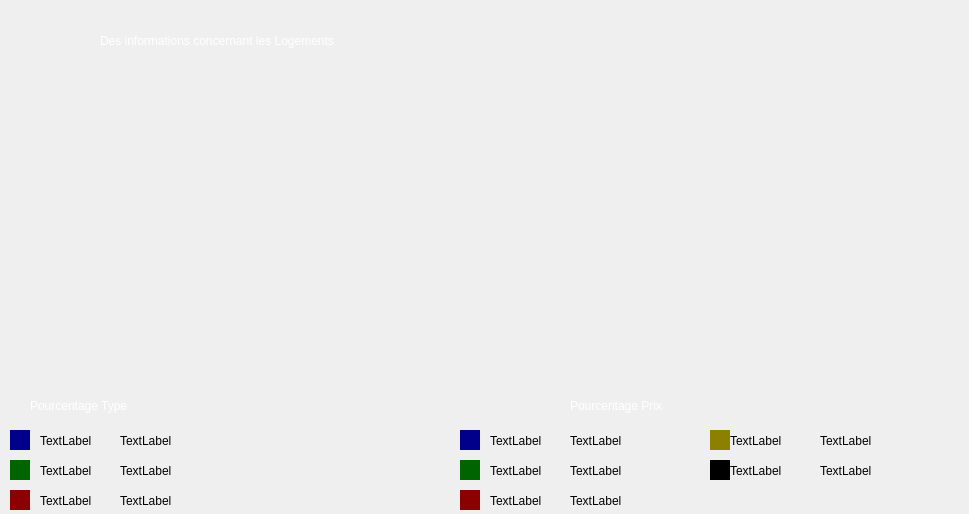
<?xml version="1.0" encoding="UTF-8"?>
<ui version="4.0">
 <class>statistique</class>
 <widget class="QDialog" name="statistique">
  <property name="geometry">
   <rect>
    <x>0</x>
    <y>0</y>
    <width>969</width>
    <height>514</height>
   </rect>
  </property>
  <property name="windowTitle">
   <string>Dialog</string>
  </property>
  <widget class="QLabel" name="label">
   <property name="geometry">
    <rect>
     <x>570</x>
     <y>390</y>
     <width>171</width>
     <height>31</height>
    </rect>
   </property>
   <property name="styleSheet">
    <string notr="true">color: rgb(255, 255, 255);

font: italic 16pt &quot;Segoe UI&quot;;</string>
   </property>
   <property name="text">
    <string>Pourcentage Prix</string>
   </property>
  </widget>
  <widget class="QWidget" name="widget_2" native="true">
   <property name="geometry">
    <rect>
     <x>460</x>
     <y>430</y>
     <width>20</width>
     <height>20</height>
    </rect>
   </property>
   <property name="styleSheet">
    <string notr="true">background-color: #00008B;</string>
   </property>
  </widget>
  <widget class="QLabel" name="label_8">
   <property name="geometry">
    <rect>
     <x>100</x>
     <y>10</y>
     <width>761</width>
     <height>61</height>
    </rect>
   </property>
   <property name="styleSheet">
    <string notr="true">font: italic 30pt &quot;Segoe UI&quot;;
color: rgb(255, 255, 255);</string>
   </property>
   <property name="text">
    <string>Des informations concernant les Logements</string>
   </property>
  </widget>
  <widget class="QWidget" name="widget_4" native="true">
   <property name="geometry">
    <rect>
     <x>460</x>
     <y>460</y>
     <width>20</width>
     <height>20</height>
    </rect>
   </property>
   <property name="styleSheet">
    <string notr="true">background-color: 	#006400;</string>
   </property>
  </widget>
  <widget class="QLabel" name="label_2">
   <property name="geometry">
    <rect>
     <x>570</x>
     <y>430</y>
     <width>171</width>
     <height>21</height>
    </rect>
   </property>
   <property name="styleSheet">
    <string notr="true">font: italic 10pt &quot;Segoe UI&quot;;</string>
   </property>
   <property name="text">
    <string>TextLabel</string>
   </property>
  </widget>
  <widget class="QLabel" name="label_4">
   <property name="geometry">
    <rect>
     <x>570</x>
     <y>460</y>
     <width>171</width>
     <height>21</height>
    </rect>
   </property>
   <property name="styleSheet">
    <string notr="true">font: italic 10pt &quot;Segoe UI&quot;;</string>
   </property>
   <property name="text">
    <string>TextLabel</string>
   </property>
  </widget>
  <widget class="QLabel" name="label_3">
   <property name="geometry">
    <rect>
     <x>490</x>
     <y>430</y>
     <width>81</width>
     <height>21</height>
    </rect>
   </property>
   <property name="styleSheet">
    <string notr="true">font: italic 14pt &quot;Segoe UI&quot;;</string>
   </property>
   <property name="text">
    <string>TextLabel</string>
   </property>
  </widget>
  <widget class="QLabel" name="label_6">
   <property name="geometry">
    <rect>
     <x>490</x>
     <y>460</y>
     <width>91</width>
     <height>21</height>
    </rect>
   </property>
   <property name="styleSheet">
    <string notr="true">font: italic 14pt &quot;Segoe UI&quot;;</string>
   </property>
   <property name="text">
    <string>TextLabel</string>
   </property>
  </widget>
  <widget class="QWidget" name="widget_5" native="true">
   <property name="geometry">
    <rect>
     <x>460</x>
     <y>490</y>
     <width>20</width>
     <height>20</height>
    </rect>
   </property>
   <property name="styleSheet">
    <string notr="true">
background-color: #8B0000;</string>
   </property>
  </widget>
  <widget class="QWidget" name="widget_6" native="true">
   <property name="geometry">
    <rect>
     <x>710</x>
     <y>430</y>
     <width>20</width>
     <height>20</height>
    </rect>
   </property>
   <property name="styleSheet">
    <string notr="true">
background-color: #8B8000;</string>
   </property>
  </widget>
  <widget class="QWidget" name="widget_7" native="true">
   <property name="geometry">
    <rect>
     <x>710</x>
     <y>460</y>
     <width>20</width>
     <height>20</height>
    </rect>
   </property>
   <property name="styleSheet">
    <string notr="true">
background-color: #000000;</string>
   </property>
  </widget>
  <widget class="QLabel" name="label_7">
   <property name="geometry">
    <rect>
     <x>490</x>
     <y>490</y>
     <width>91</width>
     <height>21</height>
    </rect>
   </property>
   <property name="styleSheet">
    <string notr="true">font: italic 14pt &quot;Segoe UI&quot;;</string>
   </property>
   <property name="text">
    <string>TextLabel</string>
   </property>
  </widget>
  <widget class="QLabel" name="label_9">
   <property name="geometry">
    <rect>
     <x>730</x>
     <y>430</y>
     <width>91</width>
     <height>21</height>
    </rect>
   </property>
   <property name="styleSheet">
    <string notr="true">font: italic 14pt &quot;Segoe UI&quot;;</string>
   </property>
   <property name="text">
    <string>TextLabel</string>
   </property>
  </widget>
  <widget class="QLabel" name="label_10">
   <property name="geometry">
    <rect>
     <x>730</x>
     <y>460</y>
     <width>91</width>
     <height>21</height>
    </rect>
   </property>
   <property name="styleSheet">
    <string notr="true">font: italic 14pt &quot;Segoe UI&quot;;</string>
   </property>
   <property name="text">
    <string>TextLabel</string>
   </property>
  </widget>
  <widget class="QLabel" name="label_5">
   <property name="geometry">
    <rect>
     <x>570</x>
     <y>490</y>
     <width>171</width>
     <height>21</height>
    </rect>
   </property>
   <property name="styleSheet">
    <string notr="true">font: italic 10pt &quot;Segoe UI&quot;;</string>
   </property>
   <property name="text">
    <string>TextLabel</string>
   </property>
  </widget>
  <widget class="QLabel" name="label_11">
   <property name="geometry">
    <rect>
     <x>820</x>
     <y>430</y>
     <width>171</width>
     <height>21</height>
    </rect>
   </property>
   <property name="styleSheet">
    <string notr="true">font: italic 10pt &quot;Segoe UI&quot;;</string>
   </property>
   <property name="text">
    <string>TextLabel</string>
   </property>
  </widget>
  <widget class="QLabel" name="label_12">
   <property name="geometry">
    <rect>
     <x>820</x>
     <y>460</y>
     <width>171</width>
     <height>21</height>
    </rect>
   </property>
   <property name="styleSheet">
    <string notr="true">font: italic 10pt &quot;Segoe UI&quot;;</string>
   </property>
   <property name="text">
    <string>TextLabel</string>
   </property>
  </widget>
  <widget class="QLabel" name="label_14">
   <property name="geometry">
    <rect>
     <x>30</x>
     <y>390</y>
     <width>171</width>
     <height>31</height>
    </rect>
   </property>
   <property name="styleSheet">
    <string notr="true">color: rgb(255, 255, 255);

font: italic 16pt &quot;Segoe UI&quot;;</string>
   </property>
   <property name="text">
    <string>Pourcentage Type</string>
   </property>
  </widget>
  <widget class="QLabel" name="label_15">
   <property name="geometry">
    <rect>
     <x>40</x>
     <y>460</y>
     <width>91</width>
     <height>21</height>
    </rect>
   </property>
   <property name="styleSheet">
    <string notr="true">font: italic 14pt &quot;Segoe UI&quot;;</string>
   </property>
   <property name="text">
    <string>TextLabel</string>
   </property>
  </widget>
  <widget class="QWidget" name="widget_3" native="true">
   <property name="geometry">
    <rect>
     <x>10</x>
     <y>430</y>
     <width>20</width>
     <height>20</height>
    </rect>
   </property>
   <property name="styleSheet">
    <string notr="true">background-color: #00008B;</string>
   </property>
  </widget>
  <widget class="QLabel" name="label_17">
   <property name="geometry">
    <rect>
     <x>120</x>
     <y>430</y>
     <width>171</width>
     <height>21</height>
    </rect>
   </property>
   <property name="styleSheet">
    <string notr="true">font: italic 10pt &quot;Segoe UI&quot;;</string>
   </property>
   <property name="text">
    <string>TextLabel</string>
   </property>
  </widget>
  <widget class="QLabel" name="label_18">
   <property name="geometry">
    <rect>
     <x>40</x>
     <y>490</y>
     <width>91</width>
     <height>21</height>
    </rect>
   </property>
   <property name="styleSheet">
    <string notr="true">font: italic 14pt &quot;Segoe UI&quot;;</string>
   </property>
   <property name="text">
    <string>TextLabel</string>
   </property>
  </widget>
  <widget class="QLabel" name="label_19">
   <property name="geometry">
    <rect>
     <x>120</x>
     <y>490</y>
     <width>171</width>
     <height>21</height>
    </rect>
   </property>
   <property name="styleSheet">
    <string notr="true">font: italic 10pt &quot;Segoe UI&quot;;</string>
   </property>
   <property name="text">
    <string>TextLabel</string>
   </property>
  </widget>
  <widget class="QLabel" name="label_20">
   <property name="geometry">
    <rect>
     <x>120</x>
     <y>460</y>
     <width>171</width>
     <height>21</height>
    </rect>
   </property>
   <property name="styleSheet">
    <string notr="true">font: italic 10pt &quot;Segoe UI&quot;;</string>
   </property>
   <property name="text">
    <string>TextLabel</string>
   </property>
  </widget>
  <widget class="QWidget" name="widget_10" native="true">
   <property name="geometry">
    <rect>
     <x>10</x>
     <y>460</y>
     <width>20</width>
     <height>20</height>
    </rect>
   </property>
   <property name="styleSheet">
    <string notr="true">background-color: 	#006400;</string>
   </property>
  </widget>
  <widget class="QWidget" name="widget_11" native="true">
   <property name="geometry">
    <rect>
     <x>10</x>
     <y>490</y>
     <width>20</width>
     <height>20</height>
    </rect>
   </property>
   <property name="styleSheet">
    <string notr="true">
background-color: #8B0000;</string>
   </property>
  </widget>
  <widget class="QLabel" name="label_22">
   <property name="geometry">
    <rect>
     <x>40</x>
     <y>430</y>
     <width>81</width>
     <height>21</height>
    </rect>
   </property>
   <property name="styleSheet">
    <string notr="true">font: italic 14pt &quot;Segoe UI&quot;;</string>
   </property>
   <property name="text">
    <string>TextLabel</string>
   </property>
  </widget>
 </widget>
 <resources/>
 <connections/>
</ui>
